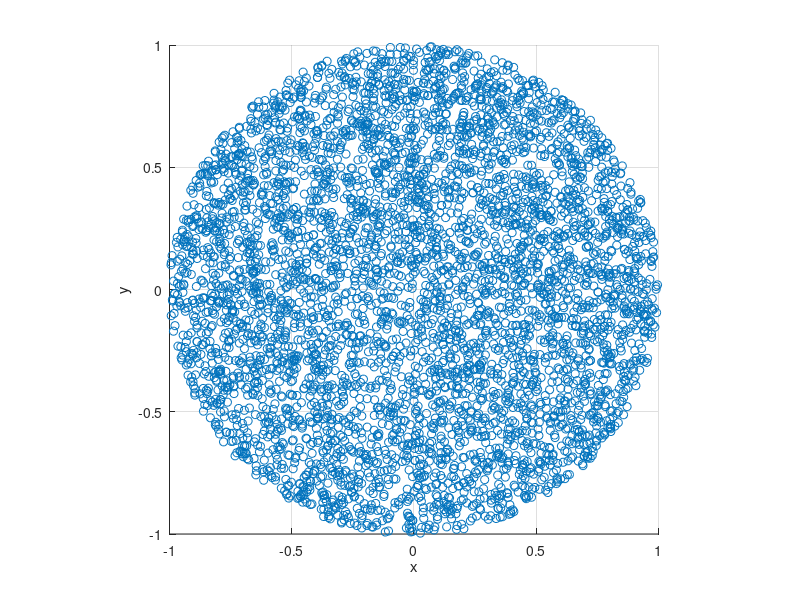
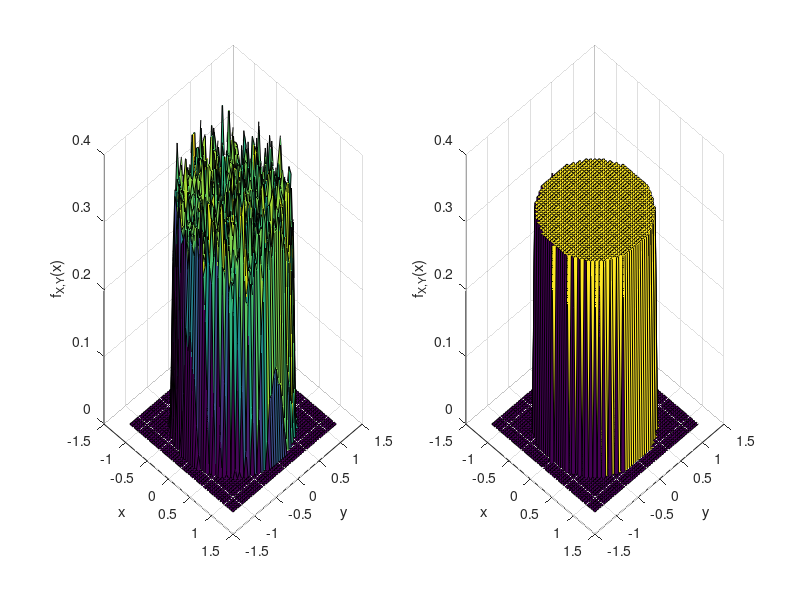
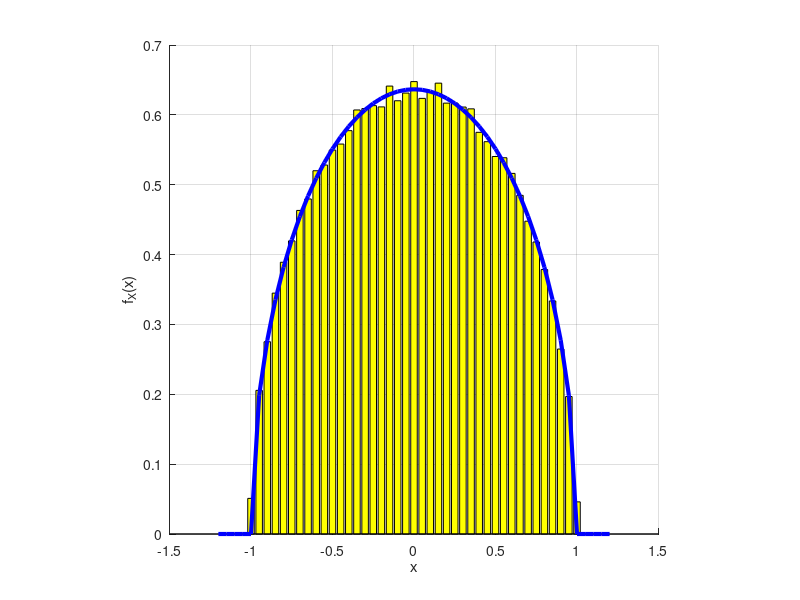

Here is the MATLAB script that generated these plots, in order:
clear all; close all; clc;
pkg load statistics;

N = 10^5;

dx = 0.05; x = -1.2 : dx : 1.2; 
dy = 0.05; y = -1.2 : dy : 1.2; 

X = zeros(1, N);
Y = zeros(1, N);

for i = 1 : N
  do
    X(i) = 2 * rand() - 1;
    Y(i) = 2 * rand() - 1;
  until (X(i)^2 + Y(i)^2 <= 1)
end

figure; hold on; grid on;
scatter(X(1:5000), Y(1:5000));
axis('square');
xlabel('x'); ylabel('y');

[xx, yy] = meshgrid(x, y);

pdfXY_sim = hist3([X' Y'], {x y}) / (N * dx *dy);
pdfXY_teo = (1/pi) * (xx.^2 + yy.^2 <= 1);

figure;
subplot(1, 2, 1); hold on; grid on;
surf(xx, yy, pdfXY_sim);   
view(45, 30);
zlim([0 0.4]);
xlabel('x'); ylabel('y'); zlabel('f_{X,Y}(x)');

subplot(1, 2, 2);hold on; grid on;
surf(xx, yy, pdfXY_teo);
view(45, 30);
zlim([0 0.4]);
xlabel('x'); ylabel('y'); zlabel('f_{X,Y}(x)');

pdfX_sim = hist(X, x) / (N * dx);
pdfX_teo = (2/pi) * sqrt(1-x.^2) .* (-1 < x & x < 1);

figure; hold on; grid on;
bar(x, pdfX_sim, 'y');
plot(x, pdfX_teo, 'b', 'LineWidth', 3);
axis('square');
xlabel('x'); ylabel('f_X(x)');